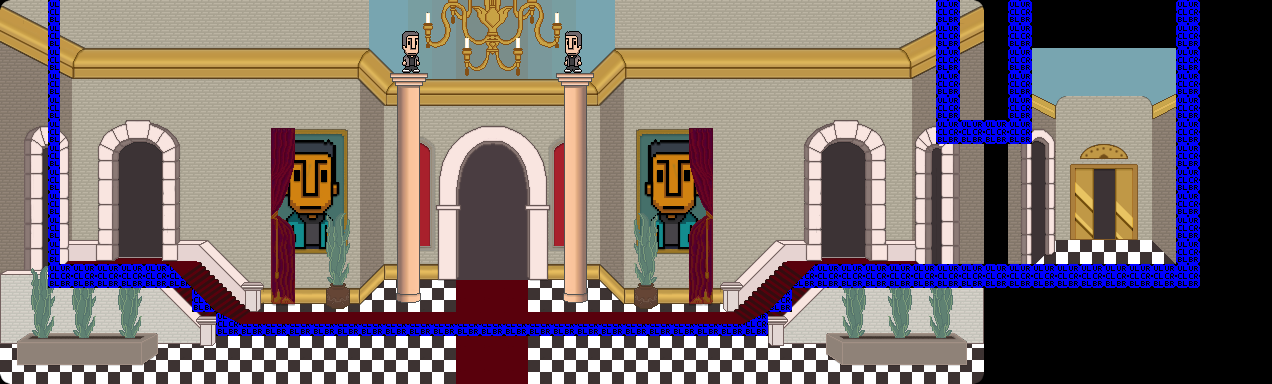

A 2D game scene composited from a Tiled map and its tileset images. What follows is a short description and the map's XML, with each tile layer's data collapsed to a summary:
An orthogonal 53x16 tile map with 24x24 px tiles, 6 tile layers (Tile Layer 1, Tile Layer 2, Tile Layer 3, foreground, ...), 2 tilesets and 7 objects (3x info, 2x sprite, 2x door).

<map version="1.0" orientation="orthogonal" width="53" height="16" tilewidth="24" tileheight="24">
 <properties>
  <property name="offset" value="2" />
  <property name="overworldName" value="town_2" />
  <property name="soundtrack" value="abeds-castle" />
 </properties>
 <tileset firstgid="1" name="abed-castle-interior" tilewidth="24" tileheight="24">
  <image source="../images/tilesets/abed-castle-interior.png" width="720" height="432" />
 </tileset>
 <tileset firstgid="541" name="collisions" tilewidth="24" tileheight="24">
  <image source="../images/tilesets/collisions.png" width="632" height="512" />
 </tileset>
 <layer name="Tile Layer 1" width="53" height="16">
  <data>[848 cells, 783 non-empty, 32 distinct tile ids]</data>
 </layer>
 <layer name="Tile Layer 2" width="53" height="16">
  <data>[848 cells, 346 non-empty, 141 distinct tile ids]</data>
 </layer>
 <layer name="Tile Layer 3" width="53" height="16">
  <data>[848 cells, 250 non-empty, 148 distinct tile ids]</data>
 </layer>
 <layer name="foreground" width="53" height="16">
  <properties>
   <property name="foreground" value="true" />
  </properties>
  <data>[848 cells, 26 non-empty, 4 distinct tile ids]</data>
 </layer>
 <layer name="foreground 2" width="53" height="16">
  <properties>
   <property name="foreground" value="true" />
  </properties>
  <data>[848 cells, 16 non-empty, 13 distinct tile ids]</data>
 </layer>
 <layer name="collision" width="53" height="16">
  <data>[848 cells, 84 non-empty, 7 distinct tile ids]</data>
 </layer>
 <objectgroup name="nodes" width="53" height="16">
  <object type="sprite" x="211" y="143" width="29" height="50">
   <properties>
    <property name="animation" value="1-4,1" />
    <property name="flip" value="true" />
    <property name="height" value="48" />
    <property name="sheet" value="images/sprites/town/torch.png" />
    <property name="width" value="24" />
   </properties>
  </object>
  <object type="sprite" x="745" y="143" width="29" height="50">
   <properties>
    <property name="animation" value="1-4,1" />
    <property name="height" value="48" />
    <property name="sheet" value="images/sprites/town/torch.png" />
    <property name="width" value="24" />
   </properties>
  </object>
  <object name="abedCastle2" type="door" x="1069" y="156" width="69" height="108">
   <properties>
    <property name="level" value="abed-cave" />
    <property name="sound" value="false" />
    <property name="to" value="main" />
   </properties>
  </object>
  <object name="main" type="door" x="468" y="276" width="48" height="48">
   <properties>
    <property name="level" value="new-abedtown" />
    <property name="sound" value="false" />
    <property name="to" value="abedCastle" />
   </properties>
  </object>
  <object type="info" x="24" y="216" width="48" height="48">
   <properties>
    <property name="info" value="This door is locked." />
   </properties>
  </object>
  <object type="info" x="120" y="216" width="43" height="53">
   <properties>
    <property name="info" value="This door is locked." />
   </properties>
  </object>
  <object type="info" x="816" y="216" width="53" height="53">
   <properties>
    <property name="info" value="This door is locked." />
   </properties>
  </object>
 </objectgroup>
</map>
